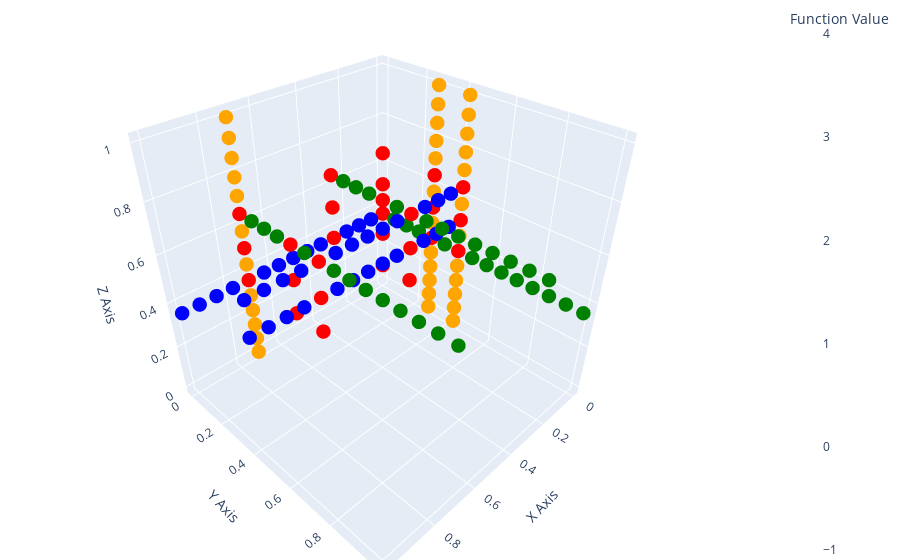

The cell this chart's notebook holds for it:
### Code cell
fL = L.evaluate(fun)
fA = A.evaluate(fun)
fB = B.evaluate(fun)
fC = C.evaluate(fun)
fL = ["red"] * len(fL)
fA = ["blue"] * len(fA)
fB = ["green"] * len(fB)
fC = ["orange"] * len(fC)
xyz = A + B + C + L
f = np.concatenate([fA, fB, fC, fL])

from qutree.plot import *
plot_xyz(xyz, f)

### Figure 1 — Plotly figure (JSON) as saved in the notebook; plotly's stock layout.template omitted (floating-point values rounded to 4 significant figures; data arrays with more than 128 entries replaced by an {"elided": "..."} marker saying what was removed)
{"data": [{"marker": {"color": {"elided": "162 str values"}, "colorbar": {"title": {"text": "Function Value"}}, "colorscale": [[0, "#440154"], [0.1111, "#482878"], [0.2222, "#3e4989"], [0.3333, "#31688e"], [0.4444, "#26828e"], [0.5556, "#1f9e89"], [0.6667, "#35b779"], [0.7778, "#6ece58"], [0.8889, "#b5de2b"], [1, "#fde725"]], "size": 5}, "mode": "markers", "type": "scatter3d", "x": {"elided": "162 float values"}, "y": {"elided": "162 float values"}, "z": {"elided": "162 float values"}}], "layout": {"margin": {"b": 0, "l": 0, "r": 0, "t": 0}, "scene": {"aspectmode": "cube", "xaxis": {"autorange": true, "title": {"text": "X Axis"}}, "yaxis": {"autorange": true, "title": {"text": "Y Axis"}}, "zaxis": {"autorange": true, "title": {"text": "Z Axis"}}}}}
